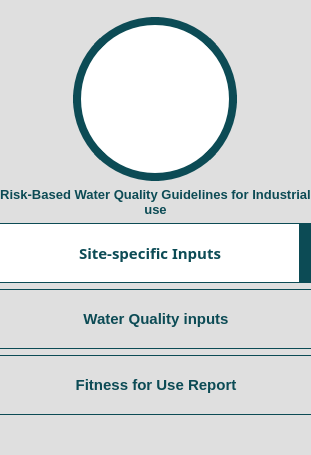
         <widget class="QFrame" name="frame_4">
          <property name="minimumSize">
           <size>
            <width>250</width>
            <height>0</height>
           </size>
          </property>
          <property name="styleSheet">
           <string notr="true">background:rgb(223, 223, 223)</string>
          </property>
          <property name="frameShape">
           <enum>QFrame::NoFrame</enum>
          </property>
          <property name="frameShadow">
           <enum>QFrame::Raised</enum>
          </property>
          <layout class="QVBoxLayout" name="verticalLayout_4" stretch="0,0,1">
           <property name="leftMargin">
            <number>0</number>
           </property>
           <property name="topMargin">
            <number>17</number>
           </property>
           <property name="rightMargin">
            <number>0</number>
           </property>
           <property name="bottomMargin">
            <number>0</number>
           </property>
           <item>
            <widget class="QFrame" name="imageFrame">
             <property name="frameShape">
              <enum>QFrame::NoFrame</enum>
             </property>
             <property name="frameShadow">
              <enum>QFrame::Raised</enum>
             </property>
             <layout class="QHBoxLayout" name="horizontalLayout_5">
              <property name="spacing">
               <number>0</number>
              </property>
              <property name="leftMargin">
               <number>0</number>
              </property>
              <property name="topMargin">
               <number>0</number>
              </property>
              <property name="rightMargin">
               <number>0</number>
              </property>
              <property name="bottomMargin">
               <number>0</number>
              </property>
              <item>
               <widget class="QLabel" name="label_Icon">
                <property name="sizePolicy">
                 <sizepolicy hsizetype="Fixed" vsizetype="Fixed">
                  <horstretch>0</horstretch>
                  <verstretch>0</verstretch>
                 </sizepolicy>
                </property>
                <property name="minimumSize">
                 <size>
                  <width>164</width>
                  <height>164</height>
                 </size>
                </property>
                <property name="maximumSize">
                 <size>
                  <width>164</width>
                  <height>164</height>
                 </size>
                </property>
                <property name="styleSheet">
                 <string notr="true">background-color:#fff;border-radius:82;padding:30px;border:8px solid rgb(12, 75, 85)</string>
                </property>
                <property name="text">
                 <string/>
                </property>
                <property name="pixmap">
                 <pixmap>../Images/water-icon.png</pixmap>
                </property>
                <property name="scaledContents">
                 <bool>true</bool>
                </property>
                <property name="alignment">
                 <set>Qt::AlignHCenter|Qt::AlignTop</set>
                </property>
               </widget>
              </item>
             </layout>
            </widget>
           </item>
           <item>
            <widget class="QLabel" name="label_2">
             <property name="font">
              <font>
               <family>Nirmala UI</family>
               <pointsize>10</pointsize>
               <weight>75</weight>
               <bold>true</bold>
              </font>
             </property>
             <property name="styleSheet">
              <string notr="true">color:rgb(12, 75, 85)</string>
             </property>
             <property name="text">
              <string>Risk-Based Water Quality Guidelines for Industrial use</string>
             </property>
             <property name="alignment">
              <set>Qt::AlignCenter</set>
             </property>
             <property name="wordWrap">
              <bool>true</bool>
             </property>
             <property name="margin">
              <number>10</number>
             </property>
             <property name="indent">
              <number>0</number>
             </property>
            </widget>
           </item>
           <item>
            <widget class="QFrame" name="frame_6">
             <property name="frameShape">
              <enum>QFrame::NoFrame</enum>
             </property>
             <property name="frameShadow">
              <enum>QFrame::Raised</enum>
             </property>
             <layout class="QVBoxLayout" name="verticalLayout_5">
              <property name="leftMargin">
               <number>0</number>
              </property>
              <property name="topMargin">
               <number>0</number>
              </property>
              <property name="rightMargin">
               <number>0</number>
              </property>
              <property name="bottomMargin">
               <number>0</number>
              </property>
              <item>
               <widget class="QPushButton" name="buttonCurrentPage1">
                <property name="minimumSize">
                 <size>
                  <width>0</width>
                  <height>60</height>
                 </size>
                </property>
                <property name="font">
                 <font>
                  <family>Yu Gothic UI Semibold</family>
                  <pointsize>11</pointsize>
                  <weight>75</weight>
                  <bold>true</bold>
                 </font>
                </property>
                <property name="cursor">
                 <cursorShape>PointingHandCursor</cursorShape>
                </property>
                <property name="styleSheet">
                 <string notr="true">background:#fff;border-top:1px solid rgb(12, 75, 85);border-bottom:1px solid rgb(12, 75, 85);border-right:12px solid rgb(12, 75, 85);
padding:5px;color:rgb(12, 75, 85)</string>
                </property>
                <property name="text">
                 <string>Site-specific Inputs</string>
                </property>
                <property name="icon">
                 <iconset>
                  <normaloff>../Images/site-specific.png</normaloff>../Images/site-specific.png</iconset>
                </property>
                <property name="iconSize">
                 <size>
                  <width>32</width>
                  <height>32</height>
                 </size>
                </property>
               </widget>
              </item>
              <item>
               <widget class="QPushButton" name="buttonCurrentPage2">
                <property name="enabled">
                 <bool>false</bool>
                </property>
                <property name="minimumSize">
                 <size>
                  <width>0</width>
                  <height>60</height>
                 </size>
                </property>
                <property name="font">
                 <font>
                  <family>Yu Gothic UI</family>
                  <pointsize>11</pointsize>
                  <weight>75</weight>
                  <bold>true</bold>
                 </font>
                </property>
                <property name="cursor">
                 <cursorShape>PointingHandCursor</cursorShape>
                </property>
                <property name="styleSheet">
                 <string notr="true">background:rgb(223, 223, 223);border-top:1px solid rgb(12, 75, 85);border-bottom:1px solid rgb(12, 75, 85);border-right:none;padding:5px;color:rgb(12, 75, 85)</string>
                </property>
                <property name="text">
                 <string>Water Quality inputs</string>
                </property>
                <property name="iconSize">
                 <size>
                  <width>32</width>
                  <height>32</height>
                 </size>
                </property>
               </widget>
              </item>
              <item>
               <widget class="QPushButton" name="buttonCurrentPage3">
                <property name="enabled">
                 <bool>false</bool>
                </property>
                <property name="minimumSize">
                 <size>
                  <width>0</width>
                  <height>60</height>
                 </size>
                </property>
                <property name="font">
                 <font>
                  <family>Yu Gothic UI</family>
                  <pointsize>11</pointsize>
                  <weight>75</weight>
                  <bold>true</bold>
                 </font>
                </property>
                <property name="cursor">
                 <cursorShape>PointingHandCursor</cursorShape>
                </property>
                <property name="styleSheet">
                 <string notr="true">background:rgb(223, 223, 223);border-top:1px solid rgb(12, 75, 85);border-bottom:1px solid rgb(12, 75, 85);border-right:none;
padding:5px;color:rgb(12, 75, 85)</string>
                </property>
                <property name="text">
                 <string>Fitness for Use Report</string>
                </property>
                <property name="iconSize">
                 <size>
                  <width>32</width>
                  <height>32</height>
                 </size>
                </property>
               </widget>
              </item>
              <item>
               <spacer name="verticalSpacer">
                <property name="orientation">
                 <enum>Qt::Vertical</enum>
                </property>
                <property name="sizeHint" stdset="0">
                 <size>
                  <width>20</width>
                  <height>40</height>
                 </size>
                </property>
               </spacer>
              </item>
             </layout>
            </widget>
           </item>
          </layout>
         </widget>
